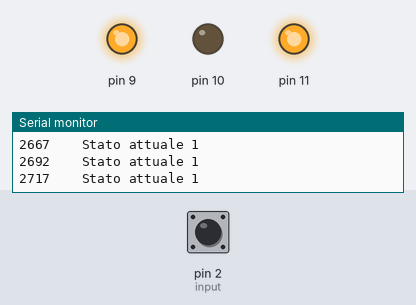
Bench run of a sketch on a simulated Arduino Uno, built with avr-gcc and run on an emulated ATmega328P. Shown: output pins drawn as LEDs (lit = HIGH), the last lines printed to the serial monitor. The test bench sets the inputs (shaded band); at power-on: pin 2 (input) HIGH.

Above: at 2.8 s.
2.9 s: pin 2 (input) pulled LOW for 0.15 s
At 3.5 s:
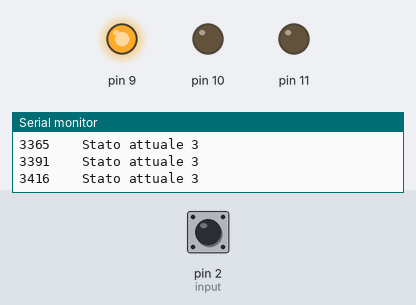
At 5.1 s:
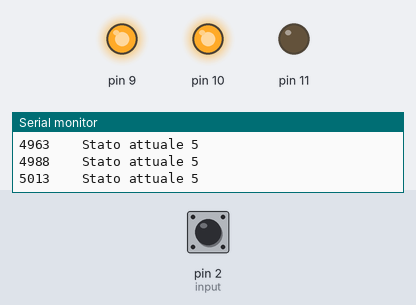
6.0 s: pin 2 (input) pulled LOW for 3.2 s
Timing chart, 0 to 14.5 s (numbered marks = the images above; inputs shaded):
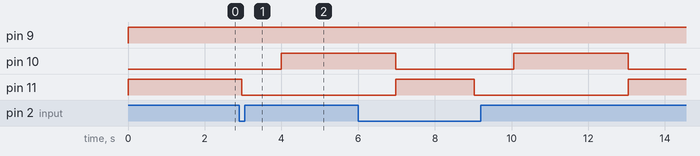

The sketch:

semaforo_3_millis.ino
```cpp
/*
   Semaforo RGB

   Un singolo semaforo costruito col paradigma delle macchine a stato.
   Viene utilizzato un oggetto della libreria common per gestire il LED.

   Uno stimolo esterno rappresentato dalla pressione di un bottone
   causa il passaggio di stato.

   Implementata con millis() invece che con delay(),
   sono stati aggiuntu due stati per meglio gestire lo stato yellow.

- Schema per un led RGB: https://lab.piffa.net/schemi/rgb.jpg
- Schema per un bottone: https://www.arduino.cc/en/uploads/Tutorial/inputPullupButton.png
   */

#include <common.h>
const byte input = 2; // PIN del bottone
int pausa = 3000;
long timer ;

enum states_available { // Stati della FMS
    green,         // Statico
    wait_button,   // Evento - Stimolo
    turn_yellow,      // Dinamico, transizione
    yellow,            // Statico
    turn_red,      // Dinamico, transizione
    red            // Statico
};

states_available state  ;


void setup() {
    pinMode(input, INPUT_PULLUP);
    Serial.begin(9600);
    timer = millis();
}

RGBLed led(11, 10, 9); //Istanziamo un oggetto led facente parte
// della classe RGBLed

void loop() {
switch (state) {

case green:
    led.Green();
    if (millis() - timer >= pausa * 2/3) {
        state = wait_button ;
        timer += pausa * 2/3 ;
    }
    break;

case wait_button:
    if (digitalRead(input) == LOW) {
        state = turn_yellow ;
        delay(20); // Debouncing, si potrebbe fare con millis()
        timer = millis();
    };
    break;

case turn_yellow :
    state = yellow ;
    break;

case yellow :
    led.Yellow();
    if (millis() - timer >= pausa / 3) {
        state = turn_red ;
        timer += pausa  / 3;
    }
    break;

case turn_red :
    state = red ;
    break;

case red :
    led.Red();
    if (millis() - timer >= pausa) {
        state = green ;
        timer += pausa ;
    }
    break;

default:    // In caso di default si fa giallo lampeggiante
    led.Yellow();
    delay(pausa/3);
    led.Off();
    delay(pausa/3);
    break;

}
// Debug:
Serial.print(millis());
Serial.print(" \t Stato attuale ");
Serial.println(state);

}

/* Domande:
 1. Fare in modo che nello stato verde venga recepito un'eventuale pressione
 del bottone, venga comunque garantito un periodo minimo per il verde ma nel caso
 sia stato premuto il bottone durante questo si passi poi direttamente al giallo.
.
.
.
.
.
.
.
.
.
.
  Soluzioni
1. Vedi esercizio: semaforo_rgb
 */
```

Measured:
- after the input at 2.9 s, pin 10: LOW → HIGH after 1.1 s; pin 11: HIGH → LOW after 0.07 s
